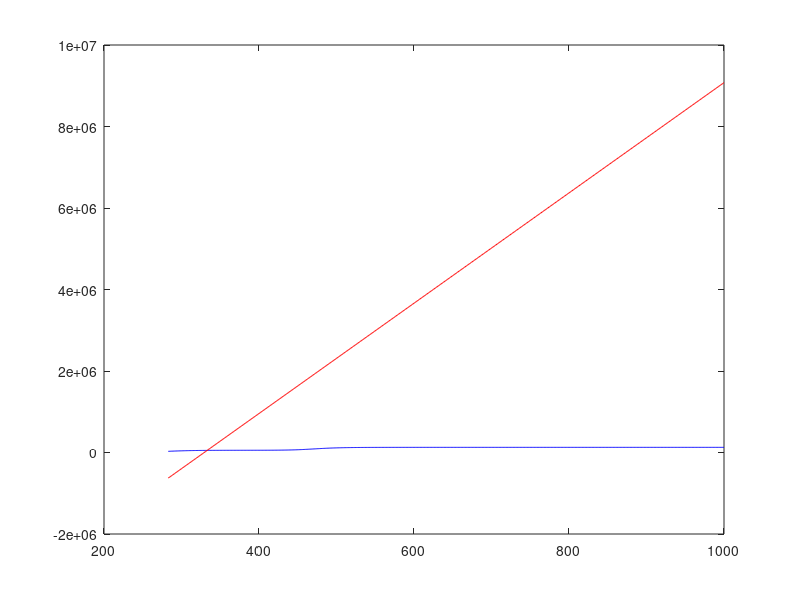

Recreate this plot in MATLAB.
%last example
clc;
clear ;
close all ;
dH1=-55000;
dH2=-71500;
CpA=200;
CpB=200;
CpC=200;
Ti=283;

UA=40000;
Ta=57+273;

to=1;
Ca0=0.3;
FA0=3;
G_T = zeros(1,1000-Ti+1);
R_T = zeros(1,1000-Ti+1);
Ts = zeros(1,1000-Ti+1);
for T=Ti:1:1000 
    k1=3.03*exp((9900/1.987)*(1/300-1/T)); 
    k2=4.58*exp((27000/1.987)*(1/500-1/T));
    Ts(1,T - Ti +1) = T;
    G=(-dH1*k1*to)/(1+k1*to)+(-dH2*k1*(to^2)*k2)/((1+k1*to)*(1+k2*to));
    R=((UA/FA0)+CpA)*T-((UA/FA0)*Ta+CpA*Ti);
    G_T(1,T-Ti+1) = G;
    R_T(1,T-Ti+1) = R;
end
plot(Ts , G_T , 'b' ,Ts ,  R_T , 'r')
